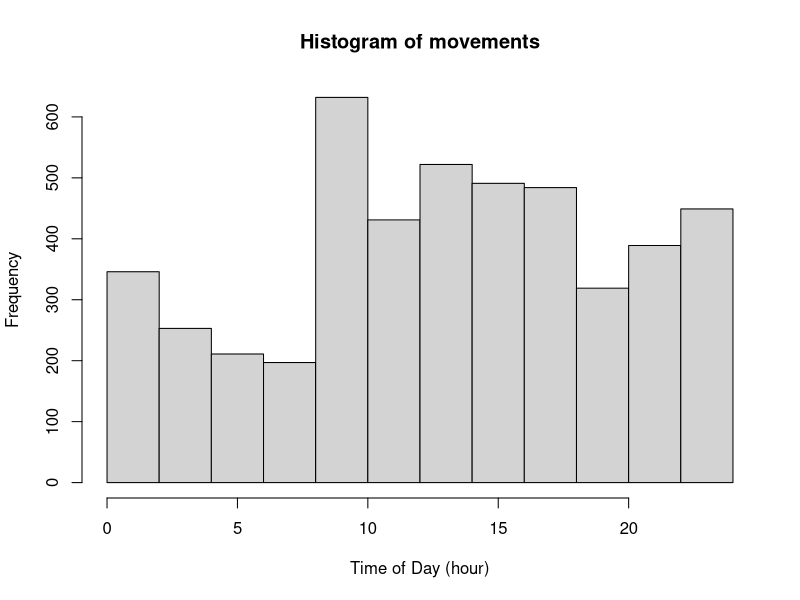
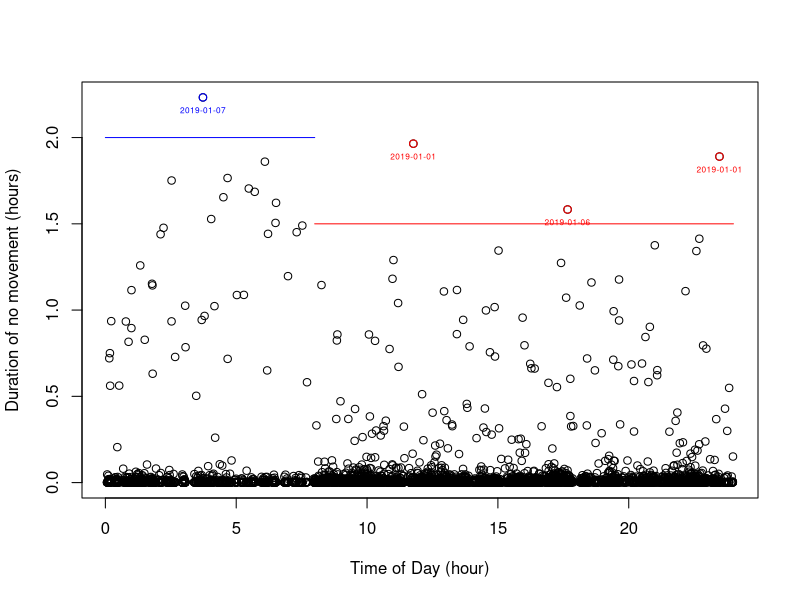
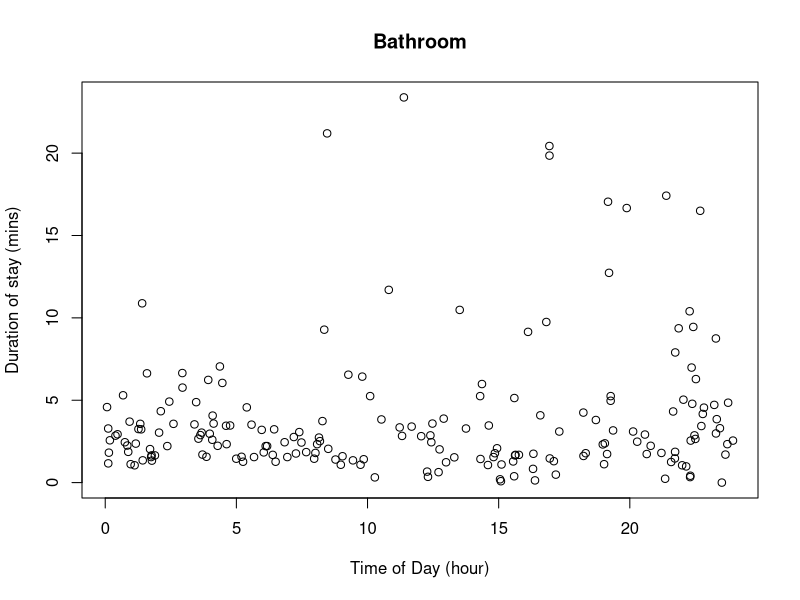
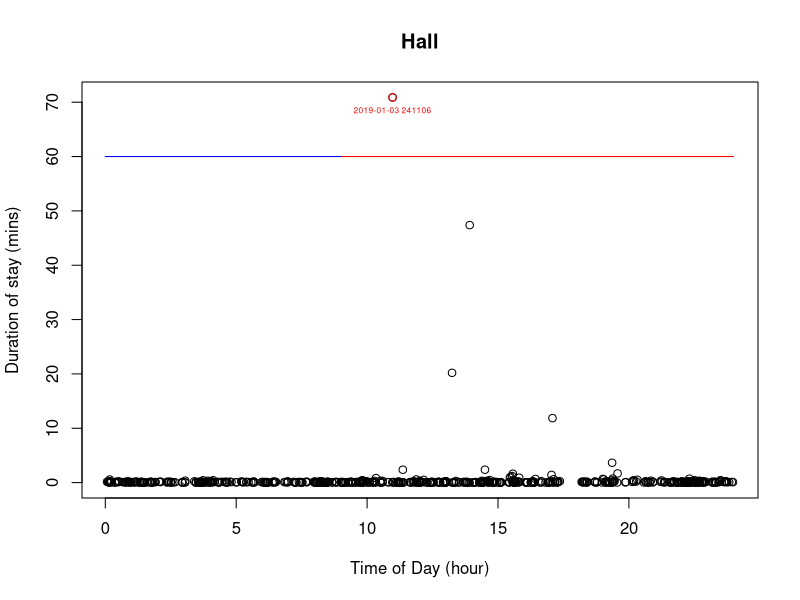
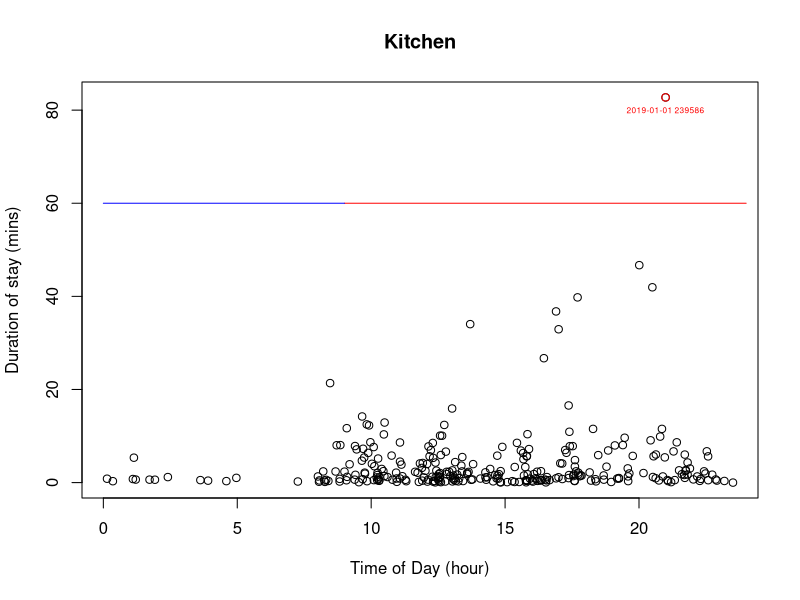
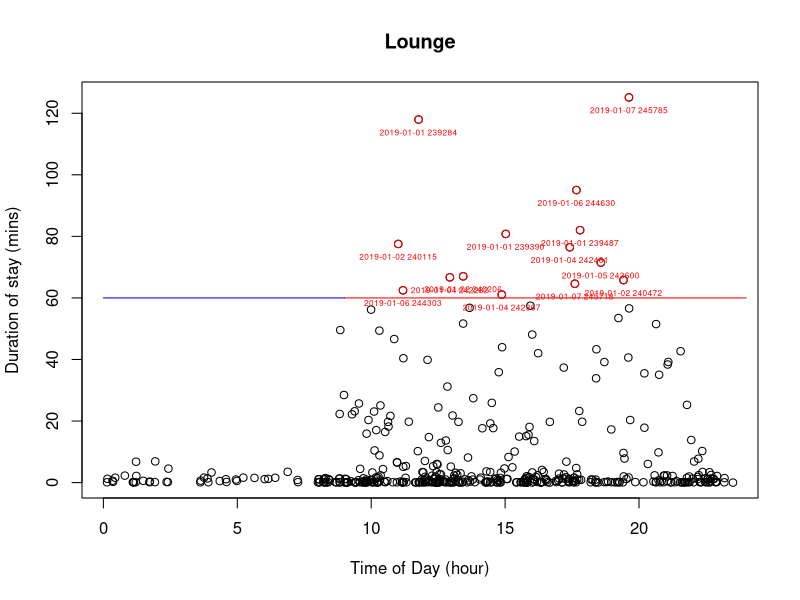
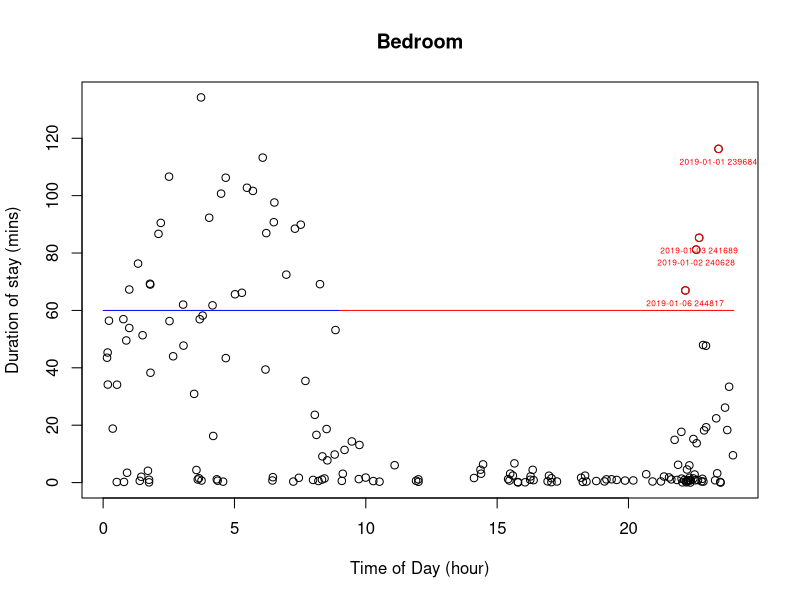
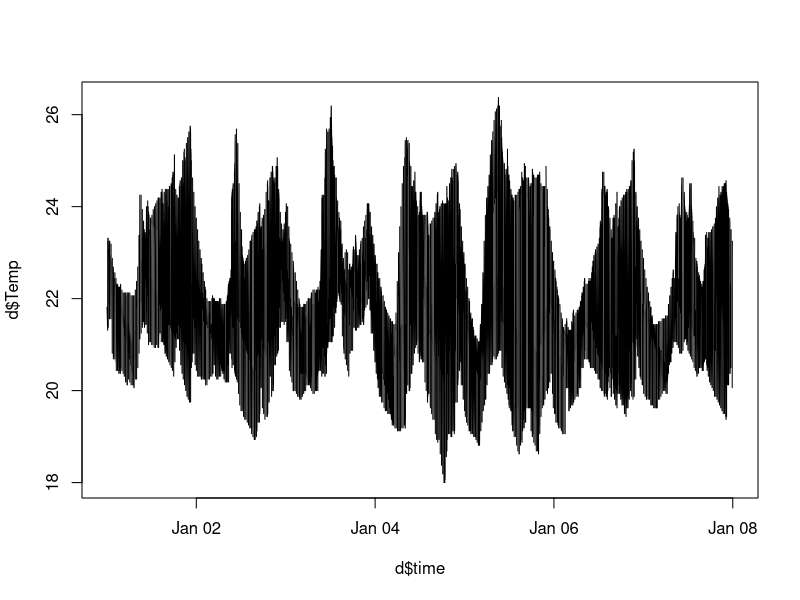

Recreate these plots in R, in order.
## ---- chunk 1
knitr::opts_chunk$set(echo = TRUE)
library(plyr)
library(lubridate)
## ---- chunk 2
data <- read.csv(file = "Example_HubMessages.csv", stringsAsFactors = F)
## ---- chunk 3
d <- data[data$MessageTypeName == "SensorMovement",]
## ---- chunk 4

d$time <- as.POSIXct(d$sensorTime, format='%Y-%m-%d %H:%M:%S')
d <- d[!is.na(d$time),]

# timing of events is critical here, must reorder in sensor time.
d <- d[order(d$time),]

## ---- chunk 5
d <- d[d$time < as.POSIXct("2019-04-11 16:00:00", format='%Y-%m-%d %H:%M:%S'),]
## ---- chunk 6

d$hour <- hour(d$time) + minute(d$time)/60 + second(d$time)/3600

#Create Bins
bins=c(paste0(rep(c(paste0(0, 0:9), 10:23), each=4), ".", c("00", 25, 50, 75))[-1], "24:00")

#Divide Data Into Bins
d$timeofday = cut(d$hour, breaks=seq(0, 24, 0.25), labels=bins)

#Reformat to Numeric
d$timeofday <- as.numeric(as.character(d$timeofday))

## ---- chunk 7

hist(d$timeofday, xlab="Time of Day (hour)", main="Histogram of movements")

## ---- chunk 8

diff <- d$hour[-1] - d$hour[1:length(d$hour)-1]
diff <- c(diff, 0)
diff <- ifelse(diff<0, diff+24, diff)

d$time_diff <- diff

## ---- chunk 9

plot(d$hour, d$time_diff, xlab = "Time of Day (hour)", 
     ylab = "Duration of no movement (hours)")

h = 8
t = 1.5
extreme <- d[d$time_diff>t & d$hour>h, c("MessageID", "sensorTime", "SensorName", "timeofday", "time", "hour", "time_diff")]
if(dim(extreme)[1]>0){
  points(extreme$hour, extreme$time_diff, col="red")
  text(extreme$hour, extreme$time_diff, col="red", labels=date(extreme$time), 
     cex=0.5, pos=1)
}
lines(c(h,24), c(t,t), col="red")

t = 2.0
extreme <- d[d$time_diff>t & d$hour<h, c("MessageID", "sensorTime", "SensorName", "timeofday", "time", "hour", "time_diff")]
if(dim(extreme)[1]>0){
  points(extreme$hour, extreme$time_diff, col="blue")
  text(extreme$hour, extreme$time_diff, col="blue", labels=date(extreme$time), 
     cex=0.5, pos=1)
}
lines(c(0,h), c(t,t), col="blue")

## ---- chunk 10

# d should be a dataframe of all movements

places <- c("Bathroom", "Hall", "Kitchen", "Lounge", "Bedroom")


for (place in places){
  i = 1
  
  start <- vector()
  stop <- vector()
  duration <- vector()
  start_hour <- vector()
  delta_i <- vector() 
  
  while (i<dim(d)[1]){
  
    # Find next mention of place
    while (d[i,"SensorName"]!=place && i<dim(d)[1]){
      i = i+1
    }
      
    this_i = d[i,"MessageID"]
    this_start <- d[i,"time"]
    start <- c(start, this_start)
    start_hour <- c(start_hour, d[i,"hour"])
    
    # Find next mention of another place
    while (d[i,"SensorName"]==place && i<dim(d)[1]){
      i = i+1
    }
    
    delta_i <- c(delta_i, this_i)
    this_stop <- d[i,"time"]
    stop <- c(stop, this_stop)
    
    this_duration <- this_stop-this_start
    units(this_duration) <- "mins"
    
    duration <- c(duration, this_duration)
  
  }
  
  start <- as.POSIXct(start, origin = "1970-01-01")
  stop <- as.POSIXct(stop, origin = "1970-01-01")
  
  stays <- data.frame(start, stop, start_hour, duration, delta_i)
  colnames(stays) <- c("start", "stop", "hour", "duration", "delta_i")
  
  
  plot(stays$hour, stays$duration, xlab = "Time of Day (hour)", 
       ylab = "Duration of stay (mins)", main = place)
  
  h = 9
  
  # DAY
  t = 60
  extreme <- stays[stays$duration>t & stays$hour>h, c("start", "hour", "duration", "delta_i")]
  if(dim(extreme)[1]>0){
    points(extreme$hour, extreme$duration, col="red")
    text(extreme$hour, extreme$duration, col="red", labels=paste(date(extreme$start), extreme$delta_i), 
         cex=0.5, pos=1)
  }
  lines(c(h,24), c(t,t), col="red")

  # NIGHT
  t = 60
  extreme <- stays[stays$duration>t & stays$hour<h, c("start", "hour", "duration", "delta_i")]
  if(dim(extreme)[1]>0 && place!="Bedroom"){
    points(extreme$hour, extreme$duration, col="blue")
    text(extreme$hour, extreme$duration, col="blue", labels=paste(date(extreme$start), extreme$delta_i), 
         cex=0.5, pos=1)
  }
  lines(c(0,h), c(t,t), col="blue")
}
## ---- chunk 11
d <- data
#d <- data[data$MessageTypeName == "SensorMovement",]

d$time <- as.POSIXct(d$sensorTime, format='%Y-%m-%d %H:%M:%S')
d$hour <- hour(d$time) + minute(d$time)/60 + second(d$time)/3600

d_less <- d[date(d$time)=="2019-02-14", c("MessageID", "sensorTime", "SensorName", "MessageTypeName", "time", "hour", "light")]

d_less <- d_less[order(d_less$time),]

## ---- chunk 12
d <- data

d$time <- as.POSIXct(d$receivedTime, format='%Y-%m-%d %H:%M:%S')

d <- d[d$time < as.POSIXct("2019-04-11 16:00:00", format='%Y-%m-%d %H:%M:%S'),]

d <- d[!is.na(d$time),]

## ---- chunk 13

plot(d$time, d$Temp, type = "l")

